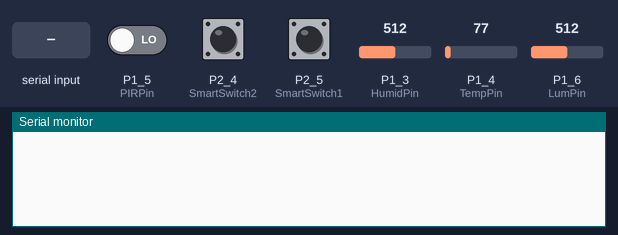
Simulated run of this sketch. Board: TI MSP430 LaunchPad. Shown: the last lines printed to the serial monitor. The test bench sets the inputs (shaded band); at power-on: P1_3 (HumidPin) = 512, P1_4 (TempPin) = 77, P1_5 (PIRPin) LOW, P2_4 (SmartSwitch2) LOW, P2_5 (SmartSwitch1) LOW, P1_6 (LumPin) = 512.

Above: at 4.2 s.
4.3 s: "1" received over Serial
At 5.5 s:
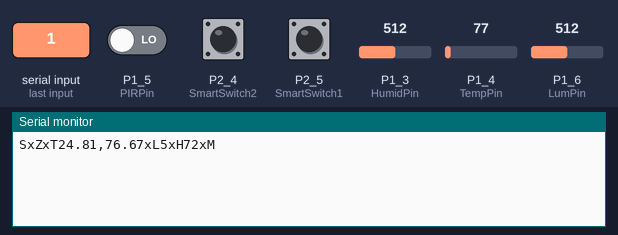
5.8 s: "4" received over Serial
At 6.8 s:
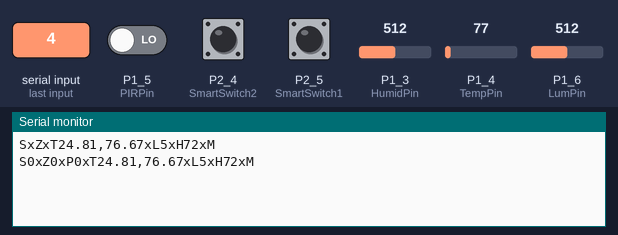
7.3 s: "1" received over Serial
At 7.8 s:
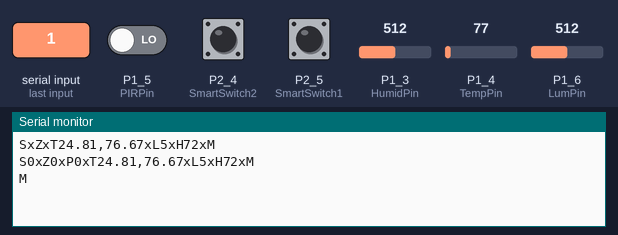

Measured:
- after the input at 4.3 s, the serial monitor: prints a new line at once (image 1)
- after the input at 5.8 s, the serial monitor: prints a new line at once (image 2)
- after the input at 7.3 s, the serial monitor: prints a new line at once (image 3)

The sketch:

MSP_1.ino
```cpp
#define TempPin A4 //Temperatue Sensor
#define HumidPin A3 //Humidity Sensor
#define LumPin A6 //Luminous Sensor
#define PIRPin P1_5 //PIR Sensor
#define SmartSwitch1 P2_5 //Smart Switch1
#define SmartSwitch2 P2_4 //Smart Switch

int smartswitch1;
int smartswitchPrev1;
int scount=0,scount2=0;
int initi=0, initi2=0;
int s=0,s2=0;
char str1[50],str2[50];

int prevPir,temp=0;

int smartswitch2;
int smartswitchPrev2;

float tempthershold = 1;
float tempc = 0,tempf=0; // temperature variables
float samples[15]; // variables to make a better precision
int maxi = -100,mini = 100; // to start max/min temperature
float tempcprev = 0;

int i;//used for looping

//Indicates whether update is there or not i,e. 1 specifies update present and 0 specifies No Update
short int flagss1 = 1;
short int flagss2 = 1;
short int flagpir = 1;
short int flaglum = 1;
short int flaghum = 1;
short int flagtemp = 1;

int luminous = 0;//holds Lumminous Sensor Raw value
int luminousprev=3;
int ch; //luminous choice for thresholding

float humi = 0;//humidity sensor raw value
float prehum = 0;
float humconst = 0;
float truehum = 0;
float truehumprev = 0;
float pretruehum = 0;
long pretruehumconst = 0;
long valb = 0;


//VARS
//the time we give the sensor to calibrate (10-60 secs according to the datasheet)
int calibrationTime = 3;

//the time when the sensor outputs a low impulse
unsigned int lowIn;

//the amount of milliseconds the sensor has to be low
//before we assume all motion has stopped
unsigned int pause = 2000;

boolean lockLow = true;
boolean takeLowTime;

//int PIRPin = 7;    //the digital pin connected to the PIR sensor's output
//int LEDPin = PF_1;


/////////////////////////////
//SETUP
void setup()
{
  Serial.begin(9600);
  //  digitalWrite(SmartSwitch1, LOW);
  //  digitalWrite(SmartSwitch2, LOW);
  digitalWrite(PIRPin, LOW);
  digitalWrite(LumPin,LOW);
  pinMode(SmartSwitch1, INPUT_PULLDOWN);
  pinMode(SmartSwitch2, INPUT_PULLDOWN);
  pinMode(PIRPin, INPUT);
  digitalWrite(PIRPin, LOW);

  //give the sensor some time to calibrate
  for(int i = 0; i < calibrationTime; i++)
  {
    delay(1000);
  }
  // Serial.println(" done");
  // Serial.println("SENSOR ACTIVE");
  smartswitch1 = digitalRead(SmartSwitch1);
  //  Serial.print("S");
  //  Serial.print(smartswitch1);
  //  Serial.println("x");
  smartswitchPrev1 = smartswitch1;
  str1[0] = smartswitchPrev1;
  smartswitch2 = digitalRead(SmartSwitch2);
  //  Serial.print("Z");
  //  Serial.print(smartswitch2);
  //  Serial.println("x");
  smartswitchPrev2 = smartswitch2;
  str2[0] = smartswitchPrev2;
}

////////////////////////////
//LOOP
void loop()
{
  sensorCheck();

  if(Serial.available()>0)
  {
    char ch = Serial.read();
    switch(ch)
    {
    case '1':
      toSend();
      break;
    case '4':
      timeOutSend();
      break;
    }
  }
  tempc = 0;
}

void sensorCheck()
{
  //Smartswitch checking
  smartswitch1 = digitalRead(SmartSwitch1);
  //initi = s;
  if(smartswitch1!=smartswitchPrev1)
  {
    scount++;
    smartswitchPrev1 = smartswitch1;
    str1[s] = (smartswitchPrev1==HIGH)?'1':'0' ;
    //   Serial.println(s1[s]);
    s++;
    flagss1 = 1;

  }
  smartswitch2 = digitalRead(SmartSwitch2);
  if(smartswitch2!=smartswitchPrev2)
  {
    scount2++;
    smartswitchPrev2 = smartswitch2;
    str2[s2] = (smartswitchPrev2==HIGH)?'1':'0' ;
    //   Serial.println(s1[s]);
    s2++;
    flagss2 = 1;

  }

  if(digitalRead(PIRPin) == HIGH)
  {

    //digitalWrite(LEDPin, HIGH);   //the led visualizes the sensors output pin state
    if(lockLow)
    {
      //makes sure we wait for a transition to LOW before any further output is made:
      lockLow = false;
      prevPir = HIGH;
    }
    takeLowTime = true;
    flagpir = 1;
  }

  if(digitalRead(PIRPin) == LOW)
  {

    // digitalWrite(LEDPin, LOW);  //the led visualizes the sensors output pin state
    if(takeLowTime)
    {
      lowIn = millis();          //save the time of the transition from high to LOW
      takeLowTime = false;       //make sure this is only done at the start of a LOW phase
    }
    //if the sensor is low for more than the given pause,
    //we assume that no more motion is going to happen
    if(!lockLow && millis() - lowIn > pause)
    {
      //makes sure this block of code is only executed again after
      //a new motion sequence has been detected
      lockLow = true;
      prevPir = LOW;
      flagpir = 1;
    }
  }
  lowIn = 0;

  //Luminous Sensor
  int lumsamples[10];
  for(int k = 0;k<10;k++)
  {
    lumsamples[k] = analogRead(LumPin);
    luminous = luminous + lumsamples[k];
  }
  luminous = luminous/10;
 // luminous = analogRead(LumPin);
  if(luminous<=100)
  {
    ch = 0;
  }
  if(luminous>=101 && luminous<=200)
  {
    ch = 1;
  }
  if(luminous>=201 && luminous<=300)
  {
    ch = 2;
  }
  if(luminous>=301 && luminous<=400)
  {
    ch = 3;
  }
  if(luminous>=401 && luminous<=500)
  {
    ch = 4;
  }
  //  else if(luminous>560 && luminous<=660)
  //  {
  //    ch = 5;
  //  }
  //  if(luminous>660 && luminous<=850)
  //  {
  //    ch = 6;
  //  }
  //  if(luminous>850 && luminous<=1000)
  //  {
  //    ch = 7;
  //  }
  if(luminous>=500)
  {
    ch = 5;
  }
  if(ch != luminousprev)
  {
    luminousprev = ch;
      flaglum = 1;
  }
  // calculation of temperature using the analogRead
  for(i = 0;i<=14;i++)
  {
    samples[i] = ( 3.3   * analogRead(TempPin) * 100.0) / 1024.0;
    tempc = tempc + samples[i];
  }

  tempc = tempc/15.0;
  tempf = (tempc * 9)/ 5 + 32;

  if((abs(tempc - tempcprev))>tempthershold)
  {
    tempcprev = tempc;
    flagtemp = 1;
  }
  // Humidity sensor
  valb = analogRead(HumidPin); // humidity calculation
  prehum = (valb/5);
  humconst = (0.16/0.0062);
  humi = prehum - humconst;
  pretruehumconst = 0.00216*tempc;
  pretruehum = 1.0546-pretruehumconst;
  truehum = humi/pretruehum ;

  if((abs(truehum - truehumprev))>1)
  {
    truehumprev = truehum;
    flaghum = 1;
  }

}


//Performing the serial Write for Tier II only changed sensor values will be sent
void toSend()
{
  if(flagss1 == 1)
  {
    Serial.print("S");
    for(int z=initi; z<(scount-initi); z++)
    {
      Serial.print(str1[z]);
    }
    scount = 0;
    s=0;
    Serial.print("x");

  }
  if(flagss2 == 1)
  {
    Serial.print("Z");
    for(int z=initi2; z<(scount2-initi2); z++)
    {
      Serial.print(str2[z]);
    }
    scount2 = 0;
    s2 = 0;
    Serial.print("x");

  }
  if(flagpir == 1 && temp!=prevPir)
  {
    Serial.print("P");

    if(temp!=prevPir)
    {
      Serial.print(digitalRead(PIRPin));
      temp = prevPir;
    }

    Serial.print("x");
  }
  if(flagtemp == 1)
  {
    Serial.print("T");
    Serial.print(tempc);
    Serial.print(",");
    Serial.print(tempf);
    Serial.print("x");
  }
  if(flaglum == 1)
  {
    Serial.print("L");
    Serial.print(ch);
    Serial.print("x");
  }
  if(flaghum == 1)
  {
    Serial.print("H");
    Serial.print (abs((long)truehum));
    Serial.print("x");
  }
  Serial.println("M");
  flagss1 = 0;
  flagss2 = 0;
  flagpir = 0;
  flagtemp = 0;
  flaglum = 0;
  flaghum = 0;
}

// Sends all data
void timeOutSend()
{
  Serial.print("S");
  Serial.print(smartswitch1);
  Serial.print("x");

  Serial.print("Z");
  Serial.print(smartswitch2);
  Serial.print("x");

  Serial.print("P");
  Serial.print(digitalRead(PIRPin));
  Serial.print("x");

  Serial.print("T");
  Serial.print(tempc);
  Serial.print(",");
  Serial.print(tempf);
  Serial.print("x");

  Serial.print("L");
  Serial.print(ch);
  Serial.print("x");

  Serial.print("H");
  Serial.print (abs((long)truehum));
  Serial.print("x");

  Serial.println("M");
}
```
